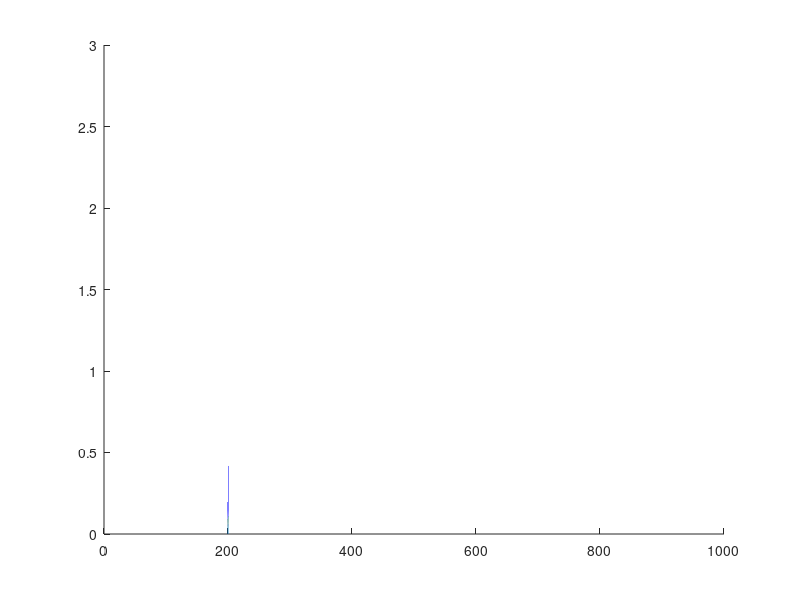

Recreate this plot in MATLAB. (Note: this script raises an error after producing the figure.)
k = 1.38064852 * 10^(-1.8);

E = 0:0.0001:1000;
E_C = 200;
E_F = 100;

T = 9000;

N = sqrt(E - E_C);
f = 1./(1 + exp((E - E_F)/(k * T)));

fig = figure;
hold on;
plot(E,f .* N);

ax = gca;
ax.TickLabelInterpreter = 'latex';
ax.XTick = [E_C];
ax.YTick = [];
ax.XTickLabel = {'$E_C$'};

xlabel('$E$','Interpreter','latex','FontSize',14);

set(fig,'Units','Inches');
pos = get(fig,'Position');
set(fig,'PaperPositionMode','Auto','PaperUnits','Inches','PaperSize',[pos(3), pos(4)]);

%matlab2tikz('graphical_solution_for_allowed_energy_levels_for_even_wave_functions_in_finite_potential_well.tikz')

print(fig,'electron_distribution_in_conduction_band','-dpdf','-r0')

close all; clear; clc;
